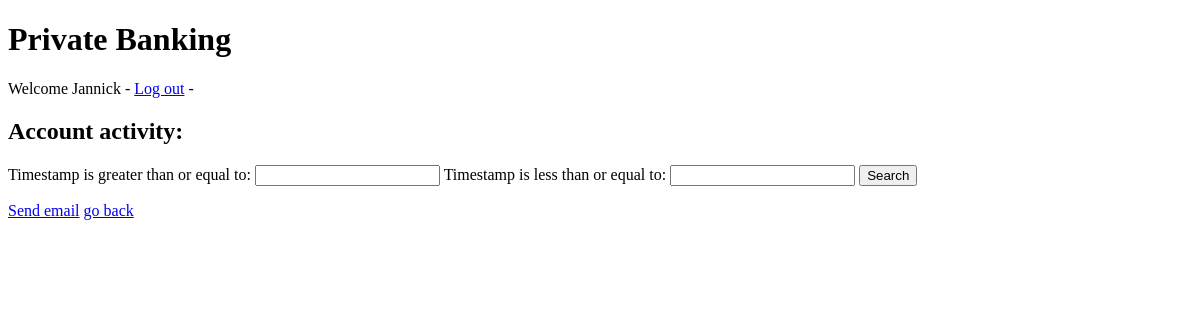
Before: /banking_app/activity/12 (signed in) with the older database file.
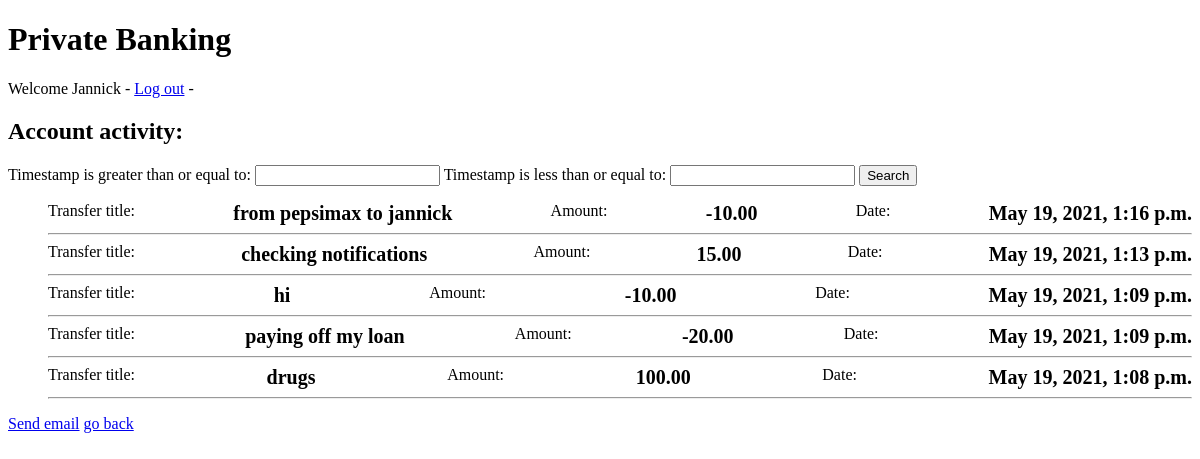
After: the same page with the newer database file.
### banking_app/models.py (models this page shows, shortened)
class Ledger(models.Model):
    account = models.ForeignKey(Account, on_delete=models.CASCADE, related_name="fromAccount")
    amount = models.DecimalField(max_digits=100, decimal_places=2)
    text = models.CharField(null=True, max_length=200)
    timestamp = models.DateTimeField(auto_now_add=True)
    transaction_id = models.CharField(max_length=100, blank=True)

### banking_app/views.py (the view)
# urls.py: path('activity/<account_id>', views.activity, name='activity'),
@login_required
@otp_required
def activity(request, account_id):
    assert not is_employee(request.user)
    activities = Ledger.objects.filter(account=account_id).order_by('-timestamp')
    myFilter = LedgerFilter(request.GET, queryset=activities)
    activities = myFilter.qs
    context = {
        'activities': activities,
        'account_id': account_id,
        'myFilter': myFilter
    }
    return render(request, 'banking_app/activity.html', context)

### banking_app/utils.py (called while the page is built)
def is_employee(userr) -> bool:
    return False if Customer.objects.filter(user=userr) else True

### banking_app/templates/banking_app/activity.html
{% extends 'banking_app/base.html' %}
{% block content %}
<h2>Account activity:</h2>
<form method="GET">
  {{ myFilter.form }}
  <button type="submit">Search</button>
</form>
<ol>
  {% for activity in activities %}
  <li style="display: flex; justify-content: space-between">
    Transfer title: <span style="font-weight: bold; font-size: 20px;">{{ activity.text }}</span>
    Amount: <span style="font-weight: bold; font-size: 20px;">{{ activity.amount }}</span>
    Date: <span style="font-weight: bold; font-size: 20px;">{{ activity.timestamp }}</span>
  </li>
  <hr />
  {% endfor %}
</ol>
<a href="{% url 'banking_app:send_statement' account_id=account_id %}">Send email</a>
<a href={% url 'banking_app:index' %}>go back</a>
{% endblock %}

### banking_app/templates/banking_app/base.html (shortened to what this page needs)
<!DOCTYPE html>
<html lang="en">
<head>
</head>
<body>
  <h1>Private Banking</h1>
  <p>
    Welcome {{ user }} - <a href="{% url 'banking_app:logout' %}">Log out</a> -
  </p>
  {% block content %} {% endblock %} {% block footer %} {% endblock %}
</body>
</html>

Changed rows visible on the page:
added Ledger: text "from pepsimax to jannick", amount "-10.00", timestamp "May 19, 2021, 1:16 p.m."
added Ledger: text "checking notifications", amount "15.00", timestamp "May 19, 2021, 1:13 p.m."
added Ledger: text "hi", amount "-10.00", timestamp "May 19, 2021, 1:09 p.m."
added Ledger: text "paying off my loan", amount "-20.00", timestamp "May 19, 2021, 1:09 p.m."
added Ledger: text "drugs", amount "100.00", timestamp "May 19, 2021, 1:08 p.m."
